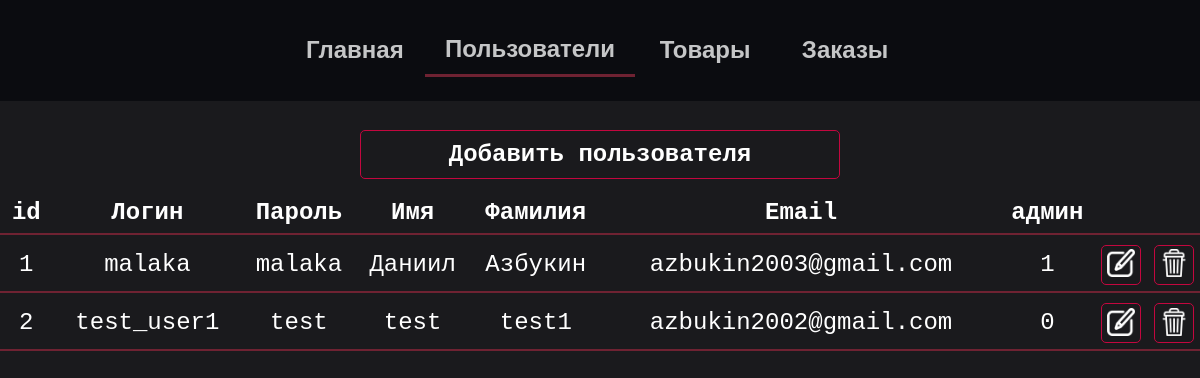
The page /admin/users.php (signed in) on the database its author committed.
### tables this page shows
CREATE TABLE `users` (
  `user_id` int(6) NOT NULL,
  `login` varchar(255) NOT NULL,
  `password` varchar(255) NOT NULL,
  `first_name` varchar(255) NOT NULL,
  `last_name` varchar(255) NOT NULL,
  `email` varchar(255) NOT NULL,
  `is_admin` int(1) NOT NULL
);

### admin/users.php (the view, shortened to what this page needs)
<?php
    include('../database_conn.php');
    $query = "SELECT * FROM users";
    $result = mysqli_query($link,$query);
    $users_arr = [];
    while ($user = mysqli_fetch_array($result)) {
        $users_arr[$user['user_id']] = $user;
    }
?>
<!DOCTYPE html>
<html>
<head>
    <link rel='stylesheet' type='text/css' media='screen' href='../css/reset.css'>
    <link rel='stylesheet' type='text/css' media='screen' href='../css/admins.css'>
</head>
<body>
<?php
        include("header.php");
    ?>
    <main id='users-page'>
        <div class='main-content'>
            <div class='add_btn_container'>
                <form action='/admin/add_user.php' method='GET'>
                    <button type='submit'>Добавить пользователя</button>
                </form>
            </div>
            <table>
                <tr class='col_names'>
                    <td>id</td>
                    <td>Логин</td>
                    <td>Пароль</td>
                    <td>Имя</td>
                    <td>Фамилия</td>
                    <td>Email</td>
                    <td>админ</td>
                </tr>
                <?php
                    foreach ($users_arr as $user_id => $user) {
                        echo "<tr>
                        <td>{$user_id}</td>
                        <td>{$user['login']}</td>
                        <td>{$user['password']}</td>
                        <td>{$user['first_name']}</td>
                        <td>{$user['last_name']}</td>
                        <td>{$user['email']}</td>
                        <td>{$user['is_admin']}</td>
                        <td><form action='/admin/edit_user.php' method='POST'><button type='submit' name='user_id' value='{$user_id}'><img src='../images/edit.png'></button></form></td>
                        <td><form action='/admin/users.php' method='POST'><button type='submit' name='user_id' value='{$user_id}'><img src='../images/bin.png'></button></form></td>
                    </tr>";
                    }
                ?>
            </table>
        </div>
    </main>
</body>
</html>

### css/admins.css (style rules this page uses)
body { margin: 0; min-width: 400px; font-size: 24px; font-family: 'Courier New', Courier, monospace; word-spacing: -5px; background-color: #1A1A1D; color: white; }
main { max-width: 1400px; margin: 0 auto; padding-top: 100px; min-height: 500px; padding-bottom: 100px; }
.main-content { padding-top: 20px; width: 100%; display: flex; flex-direction: column; gap: 10px; }
.main-content table { width: 100%; }
.main-content tr { border-bottom: #6F2232 solid 2px; }
.main-content td { padding: 10px 0px 5px 0px; text-align: center; vertical-align: middle; box-sizing: border-box; max-width: 350px; min-width: 40px; }
.main-content .col_names { font-weight: bold; }
.main-content td button { padding-block: 0px; padding-inline: 0px; width: 40px; height: 40px; border: #C3073F 1px solid; border-radius: 5px; background-color: #1A1A1D; }
.main-content td button img { width: 28px; height: 28px; }
.main-content .add_btn_container form { display: flex; justify-content: center; width: 100%; }
.main-content .add_btn_container button { width: 40%; border: #C3073F 1px solid; font-family: 'Courier New', Courier, monospace; font-size: 24px; border-radius: 5px; background-color: #1A1A1D; color: white; padding: 10px 0px 10px 0px; font-weight: bold; }

### rows shown on the page
users: user_id "1", login "malaka", password "malaka", first_name "Даниил", last_name "Азбукин", email "azbukin2003@gmail.com", is_admin "1"
users: user_id "2", login "test_user1", password "test", first_name "test", last_name "test1", email "azbukin2002@gmail.com", is_admin "0"

### other values the page prints
$title "Главная"
$title "Пользователи"
$title "Товары"
$title "Заказы"
